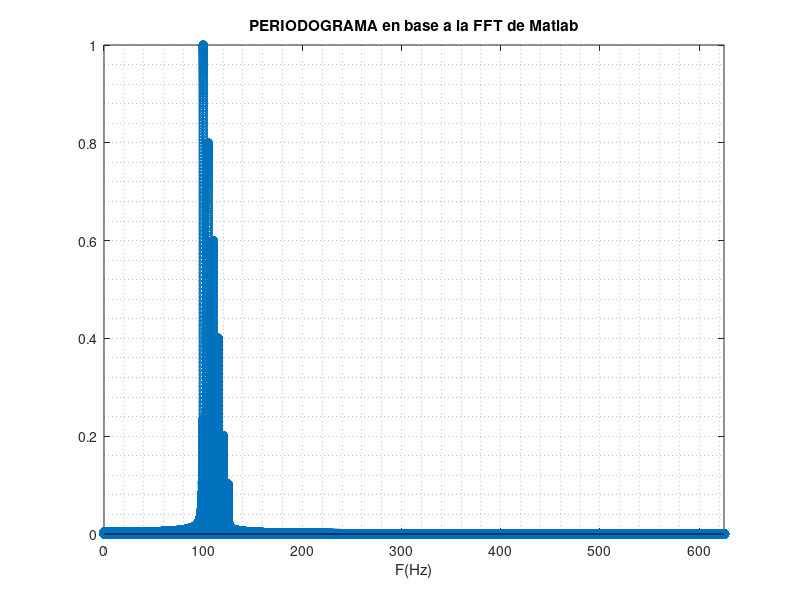

This figure's MATLAB source:
%% PRÁCTICA 8.6. Obtención de la amplitud espectral asociada a una frecuencia dada

clc, close all, clear all; 
duracion =5;
Fmax = 125;
Fs = 10*Fmax;
Ts= 1/ Fs;
%Base de tiempos:
t = Ts:Ts:duracion;
% Señal muestreada
xn=1*sin(2*pi*100*t)+0.8*sin(2*pi*105*t)+...
  0.6*sin(2*pi*110*t)+0.4*sin(2*pi*115*t)+...
  0.2*sin(2*pi*120*t)+0.1*sin(2*pi*125*t);
% Grafica en el dominio del tiempo:
plot(t, xn)
title(' Señal discretizada')
xlabel('t(segundos)')
%% Dominio de la frecuencia:
N = length(xn);
nFFT = 2^ceil(log2(N))*128; % Cálculo de nFFT 
%Aplico la función  FFT de matlab
Xn1=fft(xn,nFFT);
% Se calcula el módulo de los complejos llamado PERIODOGRAMA
Periodograma =abs(Xn1);
Periodograma_normalizado = Periodograma / max(Periodograma);
%Cálculo del EJE de frecuencias: misma cantidad de puntos que PERIODOGRAMA y que están entre 0 y Fs:
f=linspace(0,Fs,nFFT);
% Con los dos ejes listos, ya solo graficamos:
stem(f,Periodograma_normalizado);
% Por simetría de medio período, solo nos interesa visualizar la mitad del PERIDODOGRAMA:
axis([0 Fs/2 0 max(Periodograma_normalizado)]) 
xlabel('F(Hz)'), title('PERIODOGRAMA en base a la FFT de Matlab'), grid minor
%%  Pmax e índice en el que se da y la frecuencia correspondiente (Fmax):
[Pmax, indice]=max(Periodograma_normalizado); %  Devuelve el máximo y el índice del vector.
Fmax = f (indice); %  Se busca ese índice en el vector de frecuencia.
%% Al revés: conocida una Fo, se desea calcular el eje vertical correspondiente:
Fo = 98;
Indice_eje_horizontal_Fo = floor (Fo * nFFT / Fs); % con floor no dio bien
Valor_eje_vertical = Periodograma_normalizado (Indice_eje_horizontal_Fo);
